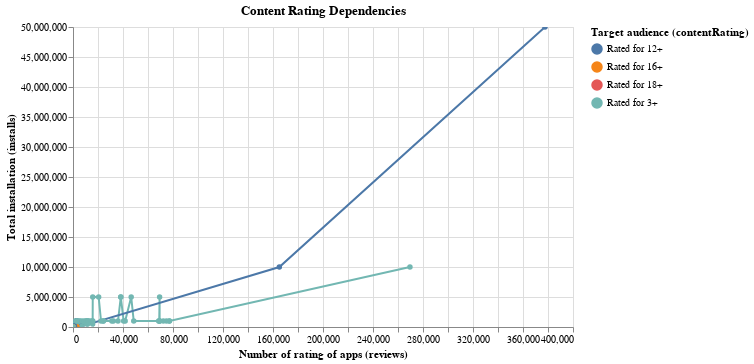

Here is the notebook cell this chart was saved with:
### Code cell
# ratings of apps
base = alt.Chart(all_data,
                 title = 'Content Rating Dependencies'
                 ).properties(width=500)

plot1 = base.mark_line(point=True).encode(
    alt.X('reviews', title = 'Number of rating of apps (reviews)'),
    alt.Y('installs', title = 'Total installation (installs)'),
    #alt.Size('score', title = 'star rating of apps (score)'),
    alt.Color('contentRating', title = 'Target audience (contentRating)'),
    
    tooltip = [alt.Tooltip('reviews'),
              alt.Tooltip('installs'),
             # alt.Tooltip('score')
              ]
)

(plot1).interactive()

### Figure 1 — Vega-Lite specification as saved in the notebook (floating-point values rounded to 4 significant figures; data arrays with more than 128 entries replaced by an {"elided": "..."} marker saying what was removed)
{"config": {"view": {"continuousWidth": 400, "continuousHeight": 300}}, "data": {"name": "data-55c3b861366cee0d08517839e2479652"}, "mark": {"type": "line", "point": true}, "encoding": {"color": {"type": "nominal", "field": "contentRating", "title": "Target audience (contentRating)"}, "tooltip": [{"type": "quantitative", "field": "reviews"}, {"type": "quantitative", "field": "installs"}], "x": {"type": "quantitative", "field": "reviews", "title": "Number of rating of apps (reviews)"}, "y": {"type": "quantitative", "field": "installs", "title": "Total installation (installs)"}}, "selection": {"selector001": {"type": "interval", "bind": "scales", "encodings": ["x", "y"]}}, "title": "Content Rating Dependencies", "width": 500, "$schema": "https://vega.github.io/schema/vega-lite/v4.8.1.json", "datasets": {"data-55c3b861366cee0d08517839e2479652": {"elided": "1938 records"}}}
